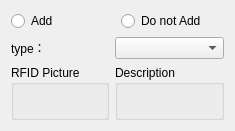
<?xml version="1.0" encoding="UTF-8"?>
<ui version="4.0">
 <class>GuidRFIDSetting</class>
 <widget class="QWidget" name="GuidRFIDSetting">
  <property name="geometry">
   <rect>
    <x>0</x>
    <y>0</y>
    <width>235</width>
    <height>129</height>
   </rect>
  </property>
  <property name="windowTitle">
   <string>Form</string>
  </property>
  <layout class="QVBoxLayout" name="verticalLayout_3">
   <item>
    <layout class="QHBoxLayout" name="horizontalLayout" stretch="5,5">
     <item>
      <widget class="QRadioButton" name="radioButton_set">
       <property name="text">
        <string>Add</string>
       </property>
      </widget>
     </item>
     <item>
      <widget class="QRadioButton" name="radioButton_ignore">
       <property name="text">
        <string>Do not Add</string>
       </property>
      </widget>
     </item>
    </layout>
   </item>
   <item>
    <layout class="QFormLayout" name="formLayout">
     <item row="0" column="0">
      <widget class="QLabel" name="label">
       <property name="text">
        <string>type：</string>
       </property>
      </widget>
     </item>
     <item row="0" column="1">
      <widget class="customComboBox" name="comboBox_Type"/>
     </item>
     <item row="1" column="0">
      <widget class="QGroupBox" name="groupBox">
       <property name="title">
        <string>RFID Picture</string>
       </property>
       <layout class="QVBoxLayout" name="verticalLayout">
        <item>
         <widget class="QLabel" name="label_image">
          <property name="text">
           <string/>
          </property>
         </widget>
        </item>
       </layout>
      </widget>
     </item>
     <item row="1" column="1">
      <widget class="QGroupBox" name="groupBox_2">
       <property name="title">
        <string>Description</string>
       </property>
       <layout class="QVBoxLayout" name="verticalLayout_2">
        <item>
         <widget class="QLabel" name="label_introduction">
          <property name="text">
           <string/>
          </property>
          <property name="wordWrap">
           <bool>true</bool>
          </property>
         </widget>
        </item>
       </layout>
      </widget>
     </item>
    </layout>
   </item>
  </layout>
 </widget>
 <customwidgets>
  <customwidget>
   <class>customComboBox</class>
   <extends>QComboBox</extends>
   <header>ModelCustomWidget.h</header>
  </customwidget>
 </customwidgets>
 <resources/>
 <connections/>
</ui>
